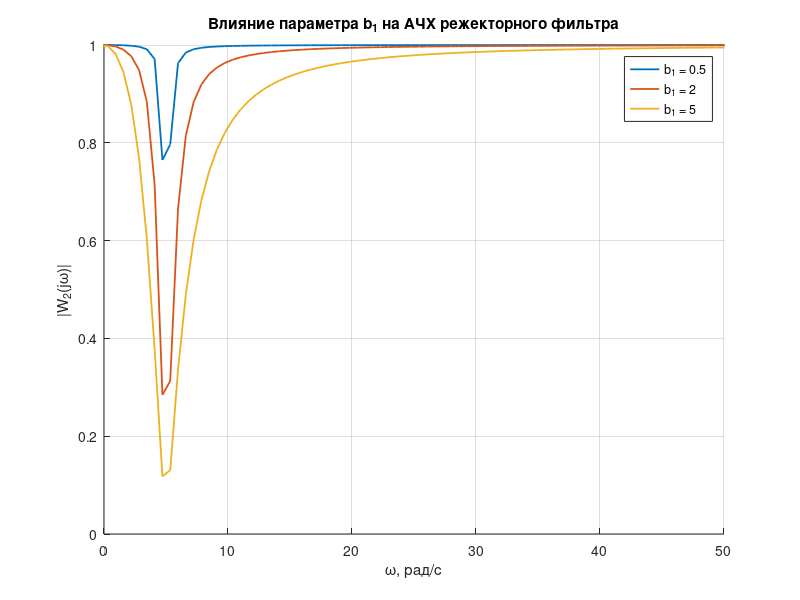
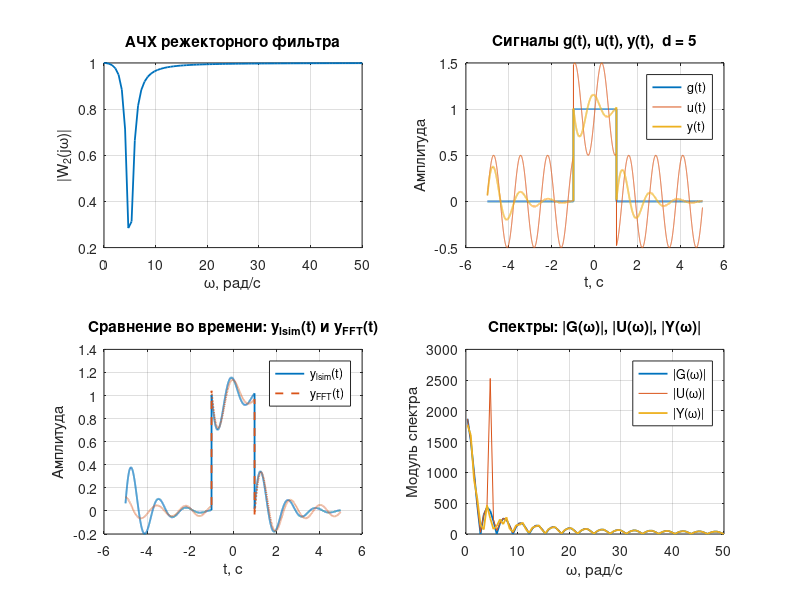
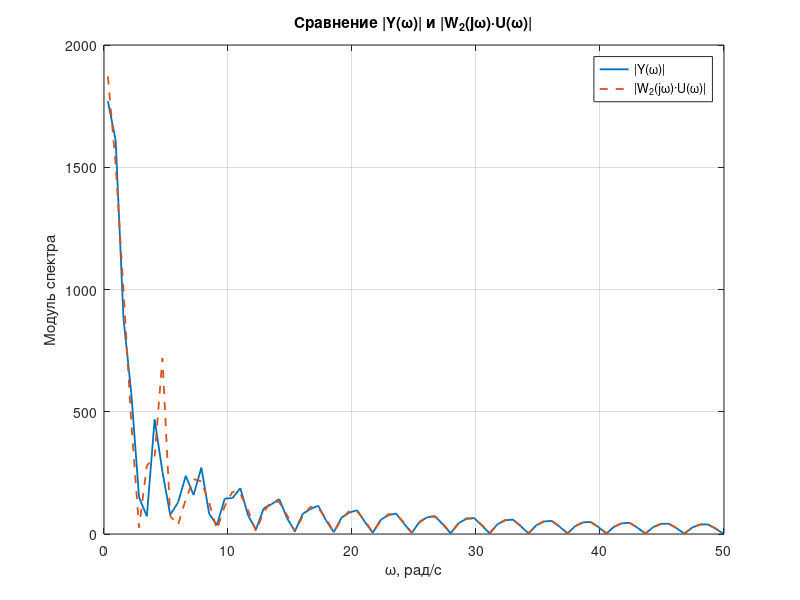

Here is the MATLAB script that generated these plots, in order:
clear; close all; clc;

dt      = 0.001;                
T_total = 10;                   
t       = (-T_total/2 : dt : T_total/2)';   
N       = length(t);

a_amp = 1;                     
t1    = -1;
t2    =  1;

g = zeros(size(t));
g(t >= t1 & t <= t2) = a_amp;

dw = 2*pi / (N*dt);
w  = (-N/2 : N/2-1)' * dw;

G = fftshift( fft(g) );

w0 = 5;                          

a1 = 0;
a2 = w0^2;                       
b1 = 2;                          
b2 = a2;                        

b1_values = [0.5, 2, 5];   
b2 = a2;

figure('Name','Влияние параметра b1 на АЧХ');
hold on;

for b1_test = b1_values
    W2_w_test = (-w.^2 + 1i*a1*w + a2) ./ (-w.^2 + 1i*b1_test*w + b2);

    plot(w, abs(W2_w_test), 'LineWidth', 1.3, ...
        'DisplayName', ['b_1 = ' num2str(b1_test)]);
end

grid on;
xlabel('\omega, рад/с');
ylabel('|W_2(j\omega)|');
title('Влияние параметра b_1 на АЧХ режекторного фильтра');
xlim([0 50]);
legend('Location','best');
hold off;


num = [1 a1 a2];
den = [1 b1 b2];
W2  = tf(num, den);

W2_w = ( -w.^2 + 1i*a1*w + a2 ) ./ ( -w.^2 + 1i*b1*w + b2 );

c = 0.5;                        
d = w0;                         

u = g + c * sin(d * t);
U = fftshift( fft(u) );          

y_lsim = lsim(W2, u, t);

Y_freq = W2_w .* U;              
y_fft  = real( ifft( ifftshift(Y_freq) ) );

Y_lsim = fftshift( fft(y_lsim) );

figure('Name','Задание 1.2, режекторный фильтр');

subplot(2,2,1);
plot(w, abs(W2_w), 'LineWidth', 1.3);
grid on;
xlabel('ω, рад/с');
ylabel('|W_2(jω)|');
title('АЧХ режекторного фильтра');
xlim([0 50]);

subplot(2,2,2);
plot(t, g,      'LineWidth', 1.3); hold on;
plot(t, u);
plot(t, y_lsim, 'LineWidth', 1.3);
grid on;
xlabel('t, с');
ylabel('Амплитуда');
title(['Сигналы g(t), u(t), y(t),  d = ' num2str(d)]);
legend('g(t)', 'u(t)', 'y(t)');

subplot(2,2,3);
plot(t, y_lsim, 'LineWidth', 1.3); hold on;
plot(t, y_fft,  '--', 'LineWidth', 1.3);
grid on;
xlabel('t, с');
ylabel('Амплитуда');
title('Сравнение во времени: y_{lsim}(t) и y_{FFT}(t)');
legend('y_{lsim}(t)', 'y_{FFT}(t)');

subplot(2,2,4);
idx = (w >= 0) & (w <= 50);      
plot(w(idx), abs(G(idx)),      'LineWidth', 1.3); hold on;
plot(w(idx), abs(U(idx)));
plot(w(idx), abs(Y_lsim(idx)), 'LineWidth', 1.3);
grid on;
xlabel('ω, рад/с');
ylabel('Модуль спектра');
title('Спектры: |G(ω)|, |U(ω)|, |Y(ω)|');
legend('|G(ω)|', '|U(ω)|', '|Y(ω)|');


figure('Name','Сравнение спектров выходного сигнала');

Y_prod = W2_w .* U;             

plot(w(idx), abs(Y_lsim(idx)), 'LineWidth', 1.3); hold on;
plot(w(idx), abs(Y_prod(idx)), '--', 'LineWidth', 1.3);
grid on;
xlabel('ω, рад/с');
ylabel('Модуль спектра');
title('Сравнение |Y(ω)| и |W_2(jω)·U(ω)|');
legend('|Y(ω)|', '|W_2(jω)·U(ω)|');
